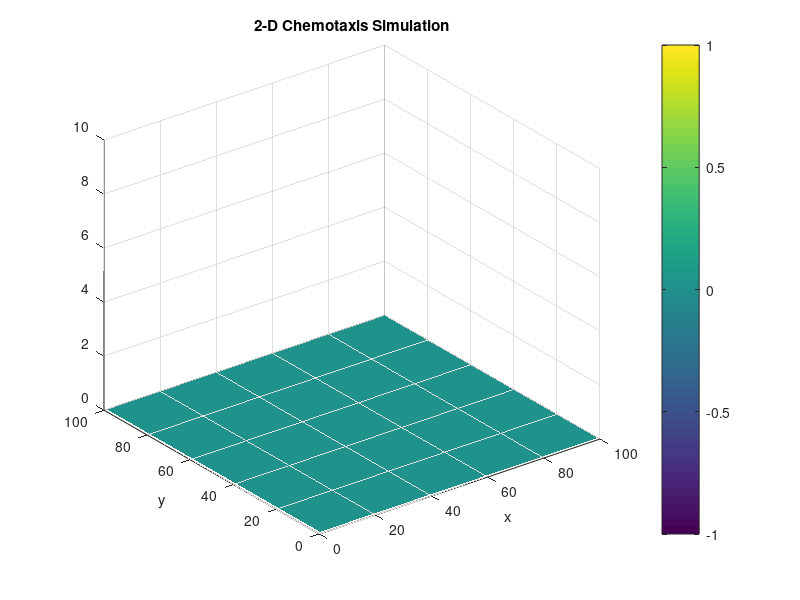

This chart was generated by the following MATLAB code: (Note: this script raises an error after producing the figure.)
%% Chemotaxis2D.m
% Simulates the two dimensional chemotaxis equations:
%   U_t = div(grad U - U*(1-U)*grad V)
%   V_t = kappa*Lap V + U - V
%
% Returns the spacetime data for the bacteria concentration (U) and the
% chemical concentration (V)
% [U,V] = Chemotaxis1D('parameter1', value1, 'parameter2', value2, ...)
%   -This function takes in a variable number of parameters, if a parameter
%   is not specified, the simulation will run with a predetermined default
%   value
%
% Parameters:
%   'U0'        -The initial condition for U, this must be an MxN matrix
%               that corresponds to the initial concentration profile of
%               the bacteria
%               default: [1.1; ones(N-1,1)]
%   'V0'        -The initial condition for V, this must be an MxN matrix
%               that corresponds to the initial concentration profile of
%               the chemical
%               default: ones(N,1)
%   'b'         -The chemotactic sensitivity, this must be a positive
%               scalar
%               default: 1.01
%   'kappa'     -The relative diffusifity of the chemical in comparison
%               with to the bacteria, this must be a positive scalar
%               default: 1
%   'dt'        -The simulation timestep, i.e. time between consecutive
%               simulation steps, this must be a positive scalar
%               default: .01
%   'dx'        -The grid cell size in the x direction, i.e. the distance 
%               between consecutive horizontal grid points, this must be a 
%               positive scalar
%               default: .1
%   'dy'        -The grid cell size in the y direction, i.e. the distance 
%               between consecutive vertical grid points, this must be a
%               positive scalar
%               default: .1
%   'numsteps'  -The number of timesteps to take, this must be a positive
%               integer
%               default: 10000
%   'N'         -The grid size in the x direction, i.e. the number of
%               horizontal grid cells, this must be a positive integer
%               default: 1000
%   'M'         -The grid size in the y direction, i.e. the number of
%               vertical grid cells, this must be a positive integer
%               default: 1000
%   'graph'     -Option to animate the simulation results
%               default: true
%   'saveData'  -Option to save the results of the simulation in a file
%               named 'CrankNicolsonChemotaxisData_new.mat', this must be a
%               Boolean value
%               default: false

function varargout = Chemotaxis2D_logistic(varargin)
    %% Defaults
    %default model parameters
    kappa = 4;
    chi = 16;

    %default simulation parameters
    dt = .01; numsteps = 113000;
    dx = 1; N = 100;
    dy = 1; M = 100;
    
    U0init = false; V0init = false;
    Ninit = false; Minit = false;
    saveData = false;
    graph = true;

    %% Input and Error handling
    for i=1:floor(nargin/2)
        switch upper(varargin{2*i-1})
            % initial conditions
            case 'U0'
                U0 = varargin{2*i};
                U0init = true;
                if V0init && min(size(U0) ~= size(V0))
                    err = MException('Input:Overdefined', ...
                    'The dimensions of U0 and V0 must be consistent');
                    throw(err)
                end
                U0s = size(U0);
                if Ninit && N ~= U0s(2)
                    err = MException('Input:Overdefined', ...
                    'The value of N that you specified is inconsistent with the dimensions of U0');
                    throw(err)
                end
                if Minit && M ~= U0s(1)
                    err = MException('Input:Overdefined', ...
                    'The value of M that you specified is inconsistent with the dimensions of U0');
                    throw(err)
                end
                N = U0s(2);
                M = U0s(1);
                clear V0s U0s
            case 'V0'
                V0 = varargin{2*i};
                V0init = true;
                if U0init && min(size(U0) ~= size(V0))
                    err = MException('Input:Overdefined', ...
                    'The dimensions of U0 and V0 must be consistent');
                    throw(err)
                end
                V0s = size(U0);
                if Ninit && N ~= V0s(2)
                    err = MException('Input:Overdefined', ...
                    'The value of N that you specified is inconsistent with the dimensions of U0');
                    throw(err)
                end
                if Minit && M ~= V0s(1)
                    err = MException('Input:Overdefined', ...
                    'The value of M that you specified is inconsistent with the dimensions of U0');
                    throw(err)
                end
                N = V0s(2);
                M = V0s(1);
                clear V0s U0s
            % model parameters
            case 'B'
                b = varargin{2*i};
            case 'KAPPA'
                kappa = varargin{2*i};
            % simulation parameters
            case 'DT'
                dt = varargin{2*i};
            case 'DX'
                dx = varargin{2*i};
            case 'DY'
                dy = varargin{2*i};
            case 'NUMSTEPS'
                numsteps = varargin{2*i};
            case 'N'
                N = varargin{2*i};
                Ninit = true;
                if U0init
                U0s = size(U0);
                end
                if V0init
                    V0s = size(V0);
                end
                if (U0init && U0s(2) ~= N) || (V0init && V0s(2) ~= N)
                    err = MException('Input:Overdefined', ...
                    'The value of N that you specified is inconsistent with the dimensions of the initial conditions');
                    throw(err)
                end
                clear U0s V0s
            case 'M'
                M = varargin{2*i};
                Minit = true;
                if U0init
                    U0s = size(U0);
                end
                if V0init
                    V0s = size(V0);
                end
                if (U0init && U0s(1) ~= M) || (V0init && V0s(1) ~= M)
                    err = MException('Input:Overdefined', ...
                    'The value of M that you specified is inconsistent with the dimensions of the initial conditions');
                    throw(err)
                end
                clear U0s V0s
            case 'SAVEDATA'
                saveData = varargin{2*i};
            case 'GRAPH'
                graph = varargin{2*i};
            otherwise
                warning(['Argument ' num2str(2*i-1) ' is not a valid parameter name'])
        end
    end
    
    %default initial conditions
    if ~U0init
        U0 = ones(M,N)*.3;
%         U0(:,1) = U0(:,1) + .1;
%         U0(:,:) = U0(:,:) + .2*(rand(size(U0))-.5);
        U0(floor(end/2)-2:floor(end/2)+2,floor(end/2)-2:floor(end/2)+2) = U0(floor(end/2)-2:floor(end/2)+2,floor(end/2)-2:floor(end/2)+2) + .2;
    end
    if ~V0init
        V0 = ones(M,N)*.3;
%         V0(floor(end/2),1) = V0(floor(end/2),1) + .1;
%         V0(:,1) = V0(:,1) + .1*(rand(size(V0(:,1)))-.5);
    end
    
    nSaveStep = floor(numsteps/100);
    numsteps = nSaveStep*100;
    
    if graph
        [Top, UPlot] = initgraphics(N,M,dx,dy);
    end
    
    %% Prepare the Matrices
    % initialize the solution matrices
    U = U0; V = V0;
    
    if saveData
        U_ = zeros(M,N,floor(numsteps/nSaveStep)); V_ = zeros(M,N,floor(numsteps/nSaveStep));
    end
    
    
    %prepare the operator matrices
    Dx = derivative(dx,N,'symmetric','periodic'); Dy = derivative(dy,M,'symmetric','periodic');
    Lx = laplacian(dx,N,'periodic'); Ly = laplacian(dy,M,'periodic');

    [L_Diff_Ux, U_Diff_Ux, ~] = lu(speye(N)-dt/2*Lx);
    [L_Diff_Uy, U_Diff_Uy, ~] = lu(speye(M)-dt/2*Ly);
    [L_Diff_Vx, U_Diff_Vx, ~] = lu(speye(N)-dt/2*kappa*Lx);
    [L_Diff_Vy, U_Diff_Vy, ~] = lu(speye(M)-dt/2*kappa*Ly);

%     Diffuse_Ux = speye(N)+dt/2*Lx;
%     Diffuse_Uy = speye(M)+dt/2*Ly;
%     Diffuse_Vx = speye(N)+dt/2*kappa*Lx;
%     Diffuse_Vy = speye(M)+dt/2*kappa*Ly;


    %% Simulate
    %Crank-Nicolson Method
    nstep = 1;
    while nstep<=numsteps
        nstep = nstep+1;
        %Implicit Euler Half Diffusion
        U = (U/U_Diff_Ux)/L_Diff_Ux;
        V = (V/U_Diff_Vx)/L_Diff_Vx;
          
        U = U_Diff_Uy\(L_Diff_Uy\U);
        V = U_Diff_Vy\(L_Diff_Vy\V);
        
        %Explicit Euler Non Linear and Cross Terms
        U = U - dt*(chi*((V*Dx').*U.*(1-U))*Dx');
        U = U - dt*(chi*Dy*((Dy*V).*U.*(1-U)));
        
        V = V + dt*(U-V);
        
        %Implicit Euler Half Diffusion
        U = (U/U_Diff_Ux)/L_Diff_Ux;
        V = (V/U_Diff_Vx)/L_Diff_Vx;
          
        U = U_Diff_Uy\(L_Diff_Uy\U);
        V = U_Diff_Vy\(L_Diff_Vy\V);
        
        %split the data into multiple parts
        if isnan(U(1,1)) || U(1,1) == Inf || U(1,1) == -Inf
            numsteps = nstep;
            U = U_(:,:,1:floor(nstep/nSaveStep));
            V = V_(:,:,1:floor(nstep/nSaveStep));
            break
        end
        if graph && mod(nstep,floor(1/(2*dt)))==0
            set(UPlot,'zdata',U)
            set(Top,'string',sprintf('t = %6.2f',dt*nstep))
            drawnow
        end
        if mod(nstep,nSaveStep)==0            
            if saveData
                i=nstep/nSaveStep;
                U_(:,:,i)=U;
                V_(:,:,i)=V;
            end
        end
    end
    
    %% Save Data
    if saveData
        U = U_;
        V = V_;
        clear U_ V_
        
        x = dx:dx:dx*N;
        y = dy:dy:dy*M;
        t = nSaveStep*dt:nSaveStep*dt:dt*numsteps;
        
        save('Data/2DChemotaxisData_new.mat','U','V','x','y','t','dx','dy','dt','b','kappa')
    end
    
    %% Construct output
    switch nargout
        case 0
            %do nothing
        case 2
            varargout = {U, V};
        otherwise
            err = MException('Output:Unsupported', ...
                    ['This function is unsupported for ' ...
                    num2str(nargout) ' output arguments']);
            throw(err)
    end
end

%% Helper Functions
function [Top,UPlot] = initgraphics(N,M,dx,dy)
   figure
   clf
   shg
   set(gcf,'numbertitle','off','name','2-D Chemotaxis Simulation')
   UPlot = surf(dx:dx:N*dx,dy:dy:M*dy,zeros(M,N));
   shading interp
   axis([0 dx*N 0 dy*M 0 10])
   colorbar
   xlabel('x')
   ylabel('y')
   Top = title('2-D Chemotaxis Simulation');
end